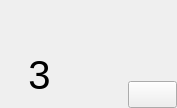
<?xml version="1.0" encoding="UTF-8"?>
<ui version="4.0">
 <class>Form</class>
 <widget class="QWidget" name="Form">
  <property name="geometry">
   <rect>
    <x>0</x>
    <y>0</y>
    <width>177</width>
    <height>108</height>
   </rect>
  </property>
  <property name="windowTitle">
   <string>Form</string>
  </property>
  <property name="styleSheet">
   <string notr="true">#Form{border-image: url(:/newPrefix/images/기본행동/기본행동 (0).png);}</string>
  </property>
  <layout class="QHBoxLayout" name="horizontalLayout_2" stretch="0">
   <property name="spacing">
    <number>0</number>
   </property>
   <property name="leftMargin">
    <number>0</number>
   </property>
   <property name="topMargin">
    <number>0</number>
   </property>
   <property name="rightMargin">
    <number>0</number>
   </property>
   <property name="bottomMargin">
    <number>0</number>
   </property>
   <item>
    <widget class="QWidget" name="widget" native="true">
     <layout class="QHBoxLayout" name="horizontalLayout" stretch="4,5">
      <property name="spacing">
       <number>0</number>
      </property>
      <property name="leftMargin">
       <number>0</number>
      </property>
      <property name="topMargin">
       <number>0</number>
      </property>
      <property name="rightMargin">
       <number>0</number>
      </property>
      <property name="bottomMargin">
       <number>0</number>
      </property>
      <item>
       <layout class="QVBoxLayout" name="vlo_left" stretch="3,5">
        <property name="spacing">
         <number>0</number>
        </property>
        <item>
         <widget class="QPushButton" name="btn_round_0">
          <property name="sizePolicy">
           <sizepolicy hsizetype="Minimum" vsizetype="Minimum">
            <horstretch>0</horstretch>
            <verstretch>0</verstretch>
           </sizepolicy>
          </property>
          <property name="styleSheet">
           <string notr="true">border: none;</string>
          </property>
          <property name="text">
           <string/>
          </property>
         </widget>
        </item>
        <item>
         <widget class="QPushButton" name="btn_round_1">
          <property name="sizePolicy">
           <sizepolicy hsizetype="Minimum" vsizetype="Minimum">
            <horstretch>0</horstretch>
            <verstretch>0</verstretch>
           </sizepolicy>
          </property>
          <property name="font">
           <font>
            <pointsize>30</pointsize>
           </font>
          </property>
          <property name="styleSheet">
           <string notr="true">border: none;</string>
          </property>
          <property name="text">
           <string>3</string>
          </property>
         </widget>
        </item>
       </layout>
      </item>
      <item>
       <layout class="QVBoxLayout" name="vlo_right" stretch="3,1">
        <property name="spacing">
         <number>0</number>
        </property>
        <item>
         <widget class="QPushButton" name="btn_round_2">
          <property name="sizePolicy">
           <sizepolicy hsizetype="Minimum" vsizetype="Minimum">
            <horstretch>0</horstretch>
            <verstretch>0</verstretch>
           </sizepolicy>
          </property>
          <property name="styleSheet">
           <string notr="true">border:none;</string>
          </property>
          <property name="text">
           <string/>
          </property>
         </widget>
        </item>
        <item>
         <layout class="QHBoxLayout" name="hlo" stretch="0,0">
          <property name="spacing">
           <number>0</number>
          </property>
          <item>
           <widget class="QPushButton" name="btn_round_3">
            <property name="sizePolicy">
             <sizepolicy hsizetype="Minimum" vsizetype="Minimum">
              <horstretch>0</horstretch>
              <verstretch>0</verstretch>
             </sizepolicy>
            </property>
            <property name="styleSheet">
             <string notr="true">border:none;</string>
            </property>
            <property name="text">
             <string/>
            </property>
           </widget>
          </item>
          <item>
           <widget class="QPushButton" name="btn_round_4">
            <property name="sizePolicy">
             <sizepolicy hsizetype="Minimum" vsizetype="Minimum">
              <horstretch>0</horstretch>
              <verstretch>0</verstretch>
             </sizepolicy>
            </property>
            <property name="maximumSize">
             <size>
              <width>16777215</width>
              <height>16777215</height>
             </size>
            </property>
            <property name="styleSheet">
             <string notr="true">border-image: url(:/newPrefix/images/harvest.png);</string>
            </property>
            <property name="text">
             <string/>
            </property>
           </widget>
          </item>
         </layout>
        </item>
       </layout>
      </item>
     </layout>
    </widget>
   </item>
  </layout>
 </widget>
 <resources>
  <include location="../MyQRC.qrc"/>
 </resources>
 <connections/>
</ui>
